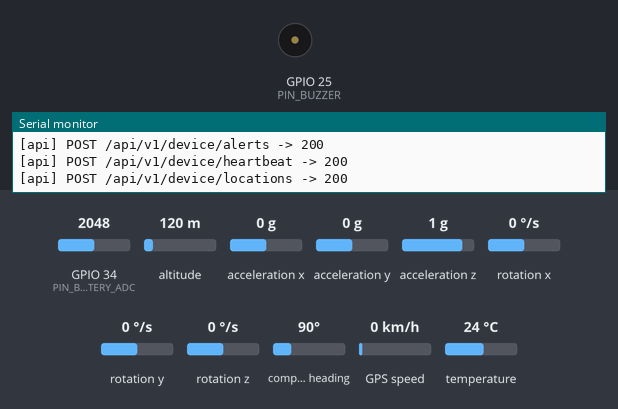
A program run on a simulated ESP32. Parts: buzzer (waves = sounding, pin HIGH), the last lines printed to the serial monitor. The inputs (shaded band) are chosen by the test bench; at power-on: acceleration x 0 g, GPIO 34 (PIN_BATTERY_ADC) = 2048, altitude 120 m, acceleration y 0 g, acceleration z 1 g, rotation x 0 °/s, rotation y 0 °/s, rotation z 0 °/s, compass heading 90°, GPS speed 0 km/h, temperature 24 °C. WiFi joins after 1.5 s; servers stay silent unless stated; uploads are accepted with an empty reply; EEPROM starts erased; the GPS gets a fix after 3 s at 37.7749, -122.4194 with 8 satellites.

Above: at 5.0 s.
5.1 s: acceleration x set to -0.3 g
At 6.4 s:
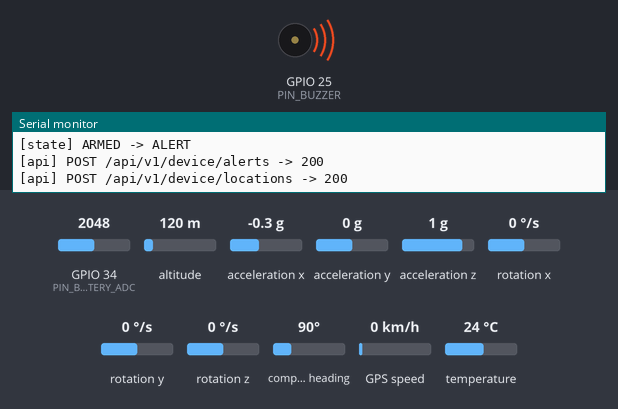
Timing chart, 0 to 15.5 s (numbered marks = the images above; inputs shaded):
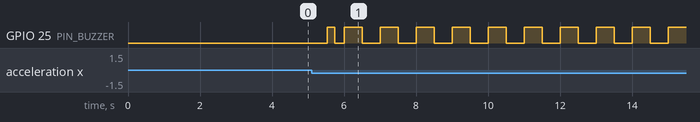

The program:

main.cpp
```cpp
#include <Arduino.h>
#include <Preferences.h>

#include "api.h"
#include "config.h"
#include "gps.h"
#include "modem.h"
#include "motion.h"

enum class State { Disarmed, Armed, Alert };

static State state = State::Armed;
static Preferences prefs;
static bool motionReady = false;

static unsigned long alertStartedMs = 0;
static unsigned long lastHeartbeatMs = 0;
static unsigned long lastLocationMs = 0;
static unsigned long lastBatteryCheckMs = 0;
static unsigned long lastSmsMs = 0;
static bool smsEverSent = false;
static bool lowBatteryReported = false;
static bool powerCutReported = false;
static float batteryVolts = 0;

static const char* stateName(State s) {
    switch (s) {
        case State::Disarmed: return "DISARMED";
        case State::Armed: return "ARMED";
        case State::Alert: return "ALERT";
    }
    return "?";
}

static void setState(State next) {
    if (state == next) {
        return;
    }
    Serial.printf("[state] %s -> %s\n", stateName(state), stateName(next));
    state = next;
    digitalWrite(PIN_BUZZER, LOW);

    if (next == State::Armed && motionReady) {
        motionCalibrate();
    }
}

static void applyArmed(bool armed) {
    if (prefs.getBool("armed", true) != armed) {
        prefs.putBool("armed", armed);
    }

    if (!armed) {
        setState(State::Disarmed);
    } else if (state == State::Disarmed) {
        setState(State::Armed);
    }
}

static void raiseAlert(const char* type, const String& reason) {
    GpsFix fix = gpsFix();
    bool ownerNotified;

    if (smsEverSent && millis() - lastSmsMs < SMS_COOLDOWN_MS) {
        // The owner was texted moments ago; report it as handled so the server doesn't text again.
        ownerNotified = true;
    } else {
        String message = "MotoGuard+ ALERT: " + reason + ". ";
        message += fix.valid
            ? "https://maps.google.com/?q=" + String(fix.lat, 6) + "," + String(fix.lng, 6)
            : String("GPS location not available yet.");

        ownerNotified = netSendSms(OWNER_PHONE, message);
        if (ownerNotified) {
            smsEverSent = true;
            lastSmsMs = millis();
        }
    }

    MotionReading reading = motionLastReading();
    apiSendAlert(type, fix, ownerNotified, reading.accelDelta, reading.tiltDeg);
}

static float readBatteryVolts() {
#if BATTERY_MONITOR_ENABLED
    return (analogReadMilliVolts(PIN_BATTERY_ADC) / 1000.0f) * BATTERY_DIVIDER_RATIO;
#else
    return 0;
#endif
}

static void checkBattery(unsigned long now) {
#if BATTERY_MONITOR_ENABLED
    if (lastBatteryCheckMs != 0 && now - lastBatteryCheckMs < 5000) {
        return;
    }
    lastBatteryCheckMs = now;
    batteryVolts = readBatteryVolts();

    if (batteryVolts < POWER_CUT_VOLTS) {
        if (!powerCutReported && state != State::Disarmed) {
            powerCutReported = true;
            raiseAlert("power_cut", "Motorcycle battery was disconnected");
        }
        return;
    }
    powerCutReported = false;

    if (batteryVolts < LOW_BATTERY_VOLTS && !lowBatteryReported) {
        lowBatteryReported = true;
        raiseAlert("low_battery", "Motorcycle battery is low (" + String(batteryVolts, 1) + " V)");
    } else if (batteryVolts > LOW_BATTERY_VOLTS + 0.3f) {
        lowBatteryReported = false;
    }
#endif
}

void setup() {
    Serial.begin(115200);
    delay(200);
    Serial.println("\nMotoGuard+ starting");

    pinMode(PIN_BUZZER, OUTPUT);
    digitalWrite(PIN_BUZZER, LOW);

    prefs.begin("motoguard", false);
    bool armed = prefs.getBool("armed", true);

    gpsBegin();

    motionReady = motionBegin();
    if (!motionReady) {
        Serial.println("[motion] MPU6050 not found, check the SDA/SCL wiring");
    }

    netBegin();

    state = armed ? State::Armed : State::Disarmed;
    if (armed && motionReady) {
        motionCalibrate();
    }
    Serial.printf("[state] %s\n", stateName(state));
}

void loop() {
    unsigned long now = millis();

    gpsUpdate();

    if (motionReady) {
        MotionEvent event = motionUpdate();

        if (state == State::Armed && event != MotionEvent::None) {
            setState(State::Alert);
            alertStartedMs = now;
            lastLocationMs = 0;

            if (event == MotionEvent::Tilt) {
                raiseAlert("tilt", "Your motorcycle was tilted or taken off its stand");
            } else {
                raiseAlert("movement", "Unauthorized movement detected");
            }
        }

        if (state == State::Alert && now - max(alertStartedMs, motionLastActivityMs()) > ALERT_QUIET_RESET_MS) {
            setState(State::Armed);
        }
    }

    if (state == State::Alert) {
        digitalWrite(PIN_BUZZER, (now / 500) % 2 == 0 ? HIGH : LOW);
    }

    checkBattery(now);

    if (lastHeartbeatMs == 0 || now - lastHeartbeatMs >= HEARTBEAT_INTERVAL_MS) {
        lastHeartbeatMs = now;
        HeartbeatResult heartbeat = apiHeartbeat(batteryVolts, gpsFix());
        if (heartbeat.ok) {
            applyArmed(heartbeat.armed);
        }
    }

    GpsFix fix = gpsFix();
    unsigned long locationInterval = (state == State::Alert || fix.speedKmh > 5)
        ? LOCATION_INTERVAL_MOVING_MS
        : LOCATION_INTERVAL_PARKED_MS;

    if (fix.valid && (lastLocationMs == 0 || now - lastLocationMs >= locationInterval)) {
        lastLocationMs = now;
        apiSendLocation(fix);
    }
}
```

api.cpp
```cpp
#include "api.h"

#include <ArduinoHttpClient.h>
#include <ArduinoJson.h>

#include "config.h"
#include "modem.h"

static int postJson(const char* path, JsonDocument& body, JsonDocument* response) {
    if (!netEnsureConnected()) {
        Serial.printf("[api] POST %s skipped: no connection\n", path);
        return -1;
    }

    String payload;
    serializeJson(body, payload);

    HttpClient http(netClient(), API_HOST, API_PORT);
    http.setHttpResponseTimeout(15000);
    http.beginRequest();
    http.post(path);
    http.sendHeader("Content-Type", "application/json");
    http.sendHeader("Accept", "application/json");
    http.sendHeader("Authorization", String("Bearer ") + DEVICE_TOKEN);
    http.sendHeader("ngrok-skip-browser-warning", "1");
    http.sendHeader("Content-Length", payload.length());
    http.beginBody();
    http.print(payload);
    http.endRequest();

    int status = http.responseStatusCode();
    String text = http.responseBody();
    http.stop();

    Serial.printf("[api] POST %s -> %d\n", path, status);
    if (status < 200 || status >= 300) {
        Serial.println(text);
    } else if (response != nullptr) {
        deserializeJson(*response, text);
    }
    return status;
}

static bool isSuccess(int status) {
    return status >= 200 && status < 300;
}

static void addFix(JsonObject obj, const GpsFix& fix) {
    if (fix.valid) {
        obj["lat"] = fix.lat;
        obj["lng"] = fix.lng;
    }
}

HeartbeatResult apiHeartbeat(float batteryVolts, const GpsFix& fix) {
    JsonDocument body;
    JsonObject root = body.to<JsonObject>();
    if (batteryVolts > 0) {
        root["battery_voltage"] = round(batteryVolts * 100) / 100.0;
    }
    addFix(root, fix);

    JsonDocument response;
    HeartbeatResult result = {false, true};

    if (isSuccess(postJson("/api/v1/device/heartbeat", body, &response))) {
        result.ok = true;
        result.armed = response["armed"] | true;
    }
    return result;
}

bool apiSendLocation(const GpsFix& fix) {
    if (!fix.valid) {
        return false;
    }

    JsonDocument body;
    JsonArray locations = body["locations"].to<JsonArray>();
    JsonObject location = locations.add<JsonObject>();
    location["lat"] = fix.lat;
    location["lng"] = fix.lng;
    location["speed_kmh"] = fix.speedKmh;
    location["heading"] = fix.heading;
    location["satellites"] = fix.satellites;
    if (fix.timestamp[0] != '\0') {
        location["recorded_at"] = fix.timestamp;
    }

    return isSuccess(postJson("/api/v1/device/locations", body, nullptr));
}

bool apiSendAlert(const char* type, const GpsFix& fix, bool smsSent, float accelDelta, float tiltDeg) {
    JsonDocument body;
    JsonObject root = body.to<JsonObject>();
    root["type"] = type;
    root["sms_sent"] = smsSent;
    addFix(root, fix);

    JsonObject payload = root["payload"].to<JsonObject>();
    payload["accel_delta"] = accelDelta;
    payload["tilt_deg"] = tiltDeg;

    return isSuccess(postJson("/api/v1/device/alerts", body, nullptr));
}
```

api.h
```cpp
#pragma once

#include "gps.h"

struct HeartbeatResult {
    bool ok;
    bool armed;
};

HeartbeatResult apiHeartbeat(float batteryVolts, const GpsFix& fix);
bool apiSendLocation(const GpsFix& fix);
bool apiSendAlert(const char* type, const GpsFix& fix, bool smsSent, float accelDelta, float tiltDeg);
```

gps.cpp
```cpp
#include "gps.h"

#include <TinyGPS++.h>

#include "config.h"

static TinyGPSPlus gps;
static HardwareSerial gpsSerial(1);

void gpsBegin() {
    gpsSerial.begin(GPS_BAUD, SERIAL_8N1, PIN_GPS_RX, PIN_GPS_TX);
}

void gpsUpdate() {
    while (gpsSerial.available() > 0) {
        gps.encode(gpsSerial.read());
    }
}

GpsFix gpsFix() {
    GpsFix fix = {};
    fix.valid = gps.location.isValid() && gps.location.age() < 10000;

    if (!fix.valid) {
        return fix;
    }

    fix.lat = gps.location.lat();
    fix.lng = gps.location.lng();
    fix.speedKmh = gps.speed.isValid() ? gps.speed.kmph() : 0;
    fix.heading = gps.course.isValid() ? gps.course.deg() : 0;
    fix.satellites = gps.satellites.isValid() ? gps.satellites.value() : 0;

    if (gps.date.isValid() && gps.time.isValid() && gps.date.year() >= 2024) {
        snprintf(fix.timestamp, sizeof(fix.timestamp), "%04d-%02d-%02dT%02d:%02d:%02dZ",
                 gps.date.year(), gps.date.month(), gps.date.day(),
                 gps.time.hour(), gps.time.minute(), gps.time.second());
    }

    return fix;
}
```

gps.h
```cpp
#pragma once

#include <Arduino.h>

struct GpsFix {
    bool valid;
    double lat;
    double lng;
    float speedKmh;
    float heading;
    int satellites;
    char timestamp[25];  // ISO 8601 UTC, empty when the GPS has no date yet
};

void gpsBegin();
void gpsUpdate();
GpsFix gpsFix();
```

modem.cpp
```cpp
#include "modem.h"

#include "config.h"

#ifdef USE_WIFI

#include <WiFi.h>

static WiFiClient client;

void netBegin() {
    WiFi.mode(WIFI_STA);
    WiFi.begin(WIFI_SSID, WIFI_PASS);

    Serial.print("[net] Connecting to WiFi");
    for (int i = 0; i < 40 && WiFi.status() != WL_CONNECTED; i++) {
        delay(250);
        Serial.print('.');
    }
    Serial.println(WiFi.status() == WL_CONNECTED ? " connected" : " failed");
}

bool netEnsureConnected() {
    if (WiFi.status() == WL_CONNECTED) {
        return true;
    }
    WiFi.reconnect();
    return false;
}

Client& netClient() {
    return client;
}

bool netSendSms(const char*, const String& message) {
    Serial.println("[sms] WiFi build has no modem, the server will text the owner: " + message);
    return false;
}

#else

#define TINY_GSM_RX_BUFFER 1024
#include <TinyGsmClient.h>

static HardwareSerial modemSerial(2);
static TinyGsm modem(modemSerial);
static TinyGsmClient client(modem);
static unsigned long lastConnectAttemptMs = 0;

void netBegin() {
    modemSerial.begin(MODEM_BAUD, SERIAL_8N1, PIN_MODEM_RX, PIN_MODEM_TX);
    delay(3000);

    Serial.println("[net] Initializing modem...");
    if (!modem.init()) {
        Serial.println("[net] Modem did not respond, restarting it");
        modem.restart();
    }
    Serial.println("[net] Modem: " + modem.getModemInfo());

    netEnsureConnected();
}

bool netEnsureConnected() {
    if (modem.isGprsConnected()) {
        return true;
    }
    if (lastConnectAttemptMs != 0 && millis() - lastConnectAttemptMs < 15000) {
        return false;
    }
    lastConnectAttemptMs = millis();

    Serial.println("[net] Connecting mobile data...");
    bool connected = modem.gprsConnect(SIM_APN, SIM_APN_USER, SIM_APN_PASS);
    Serial.println(connected ? "[net] Mobile data connected" : "[net] Mobile data failed");
    return connected;
}

Client& netClient() {
    return client;
}

bool netSendSms(const char* number, const String& message) {
    bool sent = modem.sendSMS(number, message);
    Serial.println(sent ? "[sms] Sent" : "[sms] Failed");
    return sent;
}

#endif
```

modem.h
```cpp
#pragma once

#include <Arduino.h>
#include <Client.h>

void netBegin();
bool netEnsureConnected();
Client& netClient();
bool netSendSms(const char* number, const String& message);
```

motion.cpp
```cpp
#include "motion.h"

#include <Adafruit_MPU6050.h>
#include <Arduino.h>
#include <Wire.h>

#include "config.h"

static Adafruit_MPU6050 mpu;

static float baseX = 0, baseY = 0, baseZ = 9.81f;
static float prevX = 0, prevY = 0, prevZ = 9.81f;
static int movementCount = 0;
static int tiltCount = 0;
static unsigned long lastSampleMs = 0;
static unsigned long lastActivityMs = 0;
static MotionReading lastReading = {0, 0};

static float magnitude(float x, float y, float z) {
    return sqrt(x * x + y * y + z * z);
}

bool motionBegin() {
    Wire.begin(PIN_I2C_SDA, PIN_I2C_SCL);

    if (!mpu.begin()) {
        return false;
    }

    mpu.setAccelerometerRange(MPU6050_RANGE_4_G);
    mpu.setFilterBandwidth(MPU6050_BAND_21_HZ);
    return true;
}

void motionCalibrate() {
    const int samples = 50;
    float sumX = 0, sumY = 0, sumZ = 0;
    sensors_event_t accel, gyro, temp;

    for (int i = 0; i < samples; i++) {
        mpu.getEvent(&accel, &gyro, &temp);
        sumX += accel.acceleration.x;
        sumY += accel.acceleration.y;
        sumZ += accel.acceleration.z;
        delay(10);
    }

    baseX = prevX = sumX / samples;
    baseY = prevY = sumY / samples;
    baseZ = prevZ = sumZ / samples;
    movementCount = 0;
    tiltCount = 0;

    Serial.printf("[motion] Calibrated baseline (%.2f, %.2f, %.2f)\n", baseX, baseY, baseZ);
}

MotionEvent motionUpdate() {
    unsigned long now = millis();
    if (now - lastSampleMs < MOTION_SAMPLE_INTERVAL_MS) {
        return MotionEvent::None;
    }
    lastSampleMs = now;

    sensors_event_t accel, gyro, temp;
    mpu.getEvent(&accel, &gyro, &temp);
    float x = accel.acceleration.x;
    float y = accel.acceleration.y;
    float z = accel.acceleration.z;

    float delta = magnitude(x - baseX, y - baseY, z - baseZ);

    float magnitudes = magnitude(x, y, z) * magnitude(baseX, baseY, baseZ);
    float cosine = magnitudes > 0 ? (x * baseX + y * baseY + z * baseZ) / magnitudes : 1.0f;
    float tilt = acos(constrain(cosine, -1.0f, 1.0f)) * 180.0f / PI;

    // Sample-to-sample change: a motorcycle left tilted but still counts as quiet.
    float jerk = magnitude(x - prevX, y - prevY, z - prevZ);
    prevX = x;
    prevY = y;
    prevZ = z;

    lastReading = {delta, tilt};

    movementCount = delta > MOTION_ACCEL_THRESHOLD ? movementCount + 1 : 0;
    tiltCount = tilt > MOTION_TILT_THRESHOLD_DEG ? tiltCount + 1 : 0;

    if (jerk > MOTION_ACCEL_THRESHOLD) {
        lastActivityMs = now;
    }

    if (tiltCount >= MOTION_CONSECUTIVE_SAMPLES) {
        return MotionEvent::Tilt;
    }
    if (movementCount >= MOTION_CONSECUTIVE_SAMPLES) {
        return MotionEvent::Movement;
    }
    return MotionEvent::None;
}

MotionReading motionLastReading() {
    return lastReading;
}

unsigned long motionLastActivityMs() {
    return lastActivityMs;
}
```

motion.h
```cpp
#pragma once

enum class MotionEvent { None, Movement, Tilt };

struct MotionReading {
    float accelDelta;  // m/s^2 away from the parked baseline
    float tiltDeg;     // degrees away from the parked orientation
};

bool motionBegin();
void motionCalibrate();
MotionEvent motionUpdate();
MotionReading motionLastReading();
unsigned long motionLastActivityMs();
```

config.example.h
```cpp
#pragma once

// Copy this file to config.h (not committed to git) and fill in your values.

// ---- Laravel server ----
// Host only, no "http://". For cellular testing use your ngrok host, e.g. "abcd-1234.ngrok-free.app" with port 80.
// For WiFi testing on the same network use your PC's LAN IP and run: php artisan serve --host=0.0.0.0
#define API_HOST "192.168.1.10"
#define API_PORT 8000
#define DEVICE_TOKEN "paste-the-token-from-the-devices-page"

// ---- Owner ----
#define OWNER_PHONE "+639171234567"

// ---- Cellular (ask your carrier for the APN) ----
#define SIM_APN "internet"
#define SIM_APN_USER ""
#define SIM_APN_PASS ""
#define MODEM_BAUD 115200      // SIM800L modules often need 9600

// ---- WiFi (esp32dev-wifi environment only) ----
#define WIFI_SSID "your-wifi"
#define WIFI_PASS "your-wifi-password"

// ---- Wiring (ESP32 GPIO) ----
#define PIN_MODEM_RX 16        // ESP32 RX <- modem TX
#define PIN_MODEM_TX 17        // ESP32 TX -> modem RX
#define PIN_GPS_RX 26          // ESP32 RX <- GPS TX
#define PIN_GPS_TX 27          // ESP32 TX -> GPS RX
#define PIN_I2C_SDA 21         // MPU6050 SDA
#define PIN_I2C_SCL 22         // MPU6050 SCL
#define PIN_BUZZER 25
#define PIN_BATTERY_ADC 34     // motorcycle 12V through a voltage divider
#define GPS_BAUD 9600

// ---- Battery monitoring ----
// Set to 0 if the voltage divider is not wired, otherwise every boot reports a power cut.
#define BATTERY_MONITOR_ENABLED 1
// Vbat = Vadc * ratio. A 100k (top) / 22k (bottom) divider gives (100 + 22) / 22 = 5.545
#define BATTERY_DIVIDER_RATIO 5.545f
#define LOW_BATTERY_VOLTS 11.6f
#define POWER_CUT_VOLTS 6.0f

// ---- Motion detection ----
#define MOTION_ACCEL_THRESHOLD 1.2f        // m/s^2 away from the parked baseline
#define MOTION_TILT_THRESHOLD_DEG 12.0f
#define MOTION_CONSECUTIVE_SAMPLES 5
#define MOTION_SAMPLE_INTERVAL_MS 50
#define ALERT_QUIET_RESET_MS 60000         // back to ARMED after this long without motion

// ---- Reporting ----
#define HEARTBEAT_INTERVAL_MS 30000
#define LOCATION_INTERVAL_MOVING_MS 10000
#define LOCATION_INTERVAL_PARKED_MS 120000
#define SMS_COOLDOWN_MS 120000
```

Measured:
- the behaviour switches between -0.1 and -0.2 g on acceleration x (found by bisection; images 0 and 1)
- after the input at 5.1 s, GPIO 25 (PIN_BUZZER): goes HIGH 0.20 s, LOW 0.26 s, 9 × (HIGH 0.50 s, LOW 0.50 s), then HIGH, starting after 0.43 s
